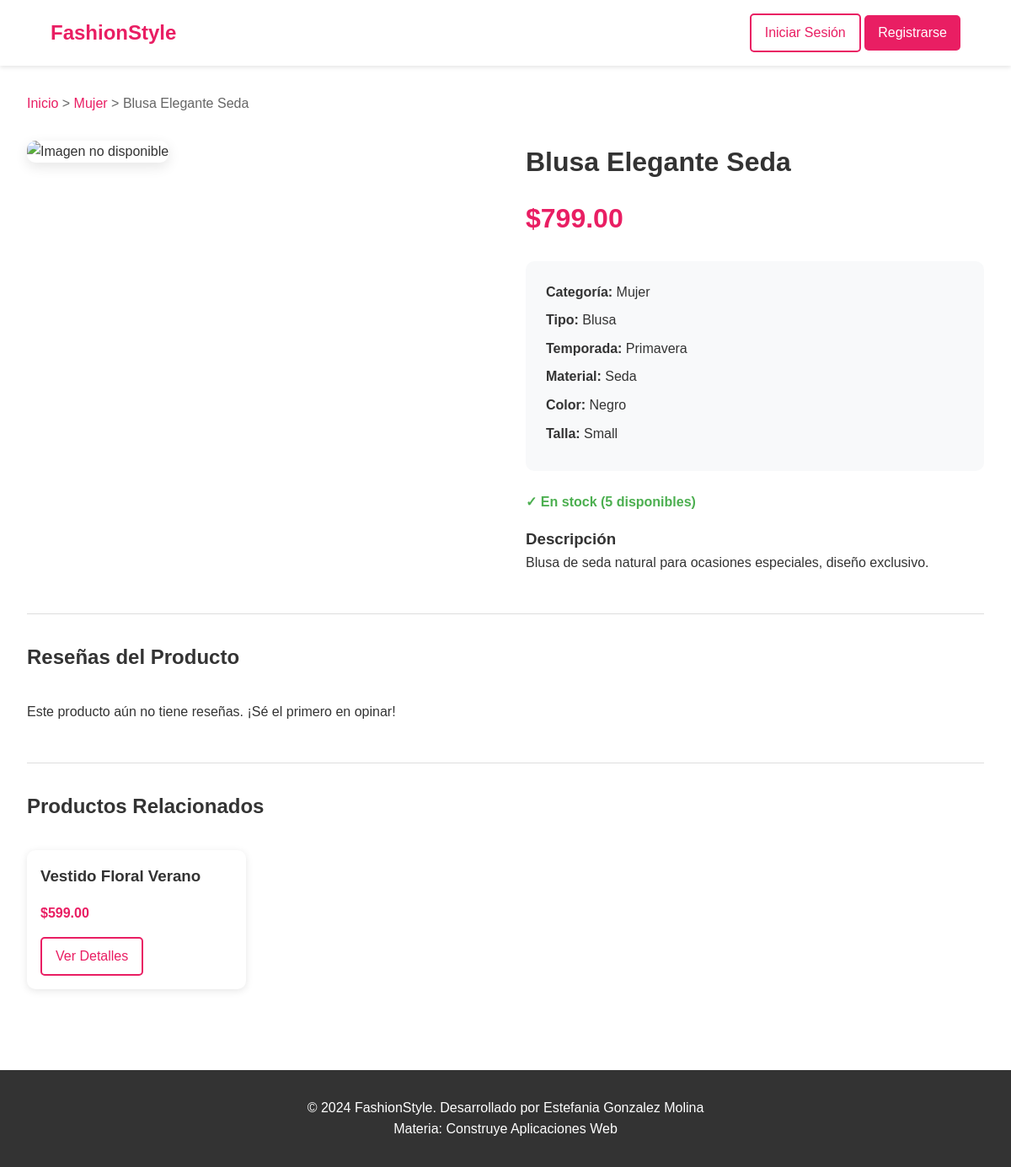
/producto/2/, run on the app's committed database.
### tienda/models.py (models this page shows, shortened)
class Producto(models.Model):
    TALLAS = [
        ('XS', 'Extra Small'),
        ('S', 'Small'),
        ('M', 'Medium'),
        ('L', 'Large'),
        ('XL', 'Extra Large'),
        ('XXL', 'Extra Extra Large'),
    ]
    TEMPORADAS = [
        ('primavera', 'Primavera'),
        ('verano', 'Verano'),
        ('otono', 'Otoño'),
        ('invierno', 'Invierno'),
    ]
    TIPOS = [
        ('camisa', 'Camisa'),
        ('pantalon', 'Pantalón'),
        ('vestido', 'Vestido'),
        ('falda', 'Falda'),
        ('blusa', 'Blusa'),
        ('chaqueta', 'Chaqueta'),
        ('zapatos', 'Zapatos'),
        ('accesorio', 'Accesorio'),
    ]
    categoria = models.ForeignKey(Categoria, on_delete=models.CASCADE)
    nombre = models.CharField(max_length=100)
    descripcion = models.TextField()
    precio = models.DecimalField(max_digits=10, decimal_places=2)
    stock = models.IntegerField(default=0)
    talla = models.CharField(max_length=10, choices=TALLAS)
    color = models.CharField(max_length=50)
    material = models.CharField(max_length=100)
    temporada = models.CharField(max_length=20, choices=TEMPORADAS)
    tipo = models.CharField(max_length=20, choices=TIPOS)
    imagen = models.ImageField(upload_to='productos/')
    destacado = models.BooleanField(default=False)
    fecha_creacion = models.DateTimeField(auto_now_add=True)
    edad_recomendada = models.CharField(max_length=20, blank=True)

class Categoria(models.Model):
    nombre = models.CharField(max_length=50)
    descripcion = models.TextField(blank=True)

### tienda/views.py (the view)
# urls.py: path('producto/<int:producto_id>/', views.producto_detalle, name='producto_detalle'),
def producto_detalle(request, producto_id):
    producto = get_object_or_404(Producto, pk=producto_id)
    resenas = Resena.objects.filter(producto=producto)
    productos_relacionados = Producto.objects.filter(
        categoria=producto.categoria
    ).exclude(pk=producto_id)[:4]
    context = {
        'producto': producto,
        'resenas': resenas,
        'productos_relacionados': productos_relacionados,
    }
    return render(request, 'tienda/producto_detalle.html', context)

### tienda/templates/tienda/producto_detalle.html (shortened to what this page needs)
{% extends 'tienda/base.html' %}
{% load static %}
{% block content %}
<div class="producto-detalle-container">
    <div class="breadcrumb">
        <a href="{% url 'tienda_home' %}">Inicio</a> >
        <a href="{% url 'productos_categoria' producto.categoria.id %}">{{ producto.categoria.nombre }}</a> >
        <span>{{ producto.nombre }}</span>
    </div>
    <div class="producto-main">
        <div class="producto-imagen">
            {% if producto.imagen %}
            <img src="{{ producto.imagen.url }}" alt="{{ producto.nombre }}" id="mainImage">
            {% else %}
            <img src="{% static 'img/placeholder-product.jpg' %}" alt="Imagen no disponible">
            {% endif %}
        </div>
        <div class="producto-info">
            <h1>{{ producto.nombre }}</h1>
            <p class="producto-precio">${{ producto.precio }}</p>
            <div class="producto-meta">
                <div class="meta-item">
                    <strong>Categoría:</strong> {{ producto.categoria.nombre }}
                </div>
                <div class="meta-item">
                    <strong>Tipo:</strong> {{ producto.get_tipo_display }}
                </div>
                <div class="meta-item">
                    <strong>Temporada:</strong> {{ producto.get_temporada_display }}
                </div>
                <div class="meta-item">
                    <strong>Material:</strong> {{ producto.material }}
                </div>
                <div class="meta-item">
                    <strong>Color:</strong> {{ producto.color }}
                </div>
                <div class="meta-item">
                    <strong>Talla:</strong> {{ producto.get_talla_display }}
                </div>
            </div>
            <div class="stock-info">
                {% if producto.stock > 0 %}
                <span class="in-stock">✓ En stock ({{ producto.stock }} disponibles)</span>
                {% else %}
                <span class="out-of-stock">✗ Agotado</span>
                {% endif %}
            </div>
            <div class="producto-descripcion">
                <h3>Descripción</h3>
                <p>{{ producto.descripcion }}</p>
            </div>
        </div>
    </div>
    <section class="producto-resenas">
        <div class="resenas-header">
            <h2>Reseñas del Producto</h2>
        </div>
        <div class="resenas-list">
            {% for resena in resenas %}
            <div class="resena-item">
                <div class="resena-header">
                    <div class="resena-user">
                        <strong>{{ resena.cliente.get_full_name }}</strong>
                        <div class="star-rating">
                            {% for i in "12345" %}
                                {% if forloop.counter <= resena.calificacion %}
                                    <span class="star filled">★</span>
                                {% else %}
                                    <span class="star">★</span>
                                {% endif %}
                            {% endfor %}
                        </div>
                    </div>
                    <span class="resena-fecha">{{ resena.fecha|date:"d/m/Y" }}</span>
                </div>
                <p class="resena-comentario">{{ resena.comentario }}</p>
                {% if resena.foto_producto %}
                <div class="resena-foto">
                    <img src="{{ resena.foto_producto.url }}" alt="Foto de la reseña">
                </div>
                {% endif %}
                {% if user == resena.cliente %}
                <div class="resena-actions">
                    <a href="{% url 'editar_resena' resena.id %}" class="btn-text">Editar</a>
                    <a href="{% url 'eliminar_resena' resena.id %}" class="btn-text text-danger">Eliminar</a>
                </div>
                {% endif %}
            </div>
            {% empty %}
            <div class="no-resenas">
                <p>Este producto aún no tiene reseñas. ¡Sé el primero en opinar!</p>
            </div>
            {% endfor %}
        </div>
    </section>
    {% if productos_relacionados %}
    <section class="productos-relacionados">
        <h2>Productos Relacionados</h2>
        <div class="products-grid">
            {% for producto_rel in productos_relacionados %}
            <div class="product-card">
                <h3>{{ producto_rel.nombre }}</h3>
                <p class="price">${{ producto_rel.precio }}</p>
                <a href="{% url 'producto_detalle' producto_rel.id %}" class="btn btn-outline">Ver Detalles</a>
            </div>
            {% endfor %}
        </div>
    </section>
    {% endif %}
</div>
{% endblock %}

### static/css/style.css (style rules this page uses)
:root { --primary-color: #e91e63; --secondary-color: #f8bbd9; --accent-color: #ad1457; --text-color: #333; --bg-color: #fff; --border-color: #ddd; --success-color: #4caf50; --warning-color: #ff9800; --error-color: #f44336; }
* { margin: 0; padding: 0; box-sizing: border-box; }
body { font-family: 'Arial', sans-serif; line-height: 1.6; color: var(--text-color); background-color: var(--bg-color); }
.btn { display: inline-block; padding: 0.5rem 1rem; border: none; border-radius: 5px; text-decoration: none; cursor: pointer; transition: all 0.3s; }
.btn-outline { border: 2px solid var(--primary-color); color: var(--primary-color); background: transparent; }
.products-grid { display: grid; grid-template-columns: repeat(auto-fill, minmax(250px, 1fr)); gap: 2rem; margin-top: 2rem; }
.product-card { background: white; border-radius: 10px; overflow: hidden; box-shadow: 0 2px 10px rgba(0,0,0,0.1); transition: transform 0.3s; }
.product-card h3 { padding: 1rem; margin: 0; }
.product-card .price { padding: 0 1rem; font-weight: bold; color: var(--primary-color); }
.product-card .btn { margin: 1rem; }

### tienda/templates/tienda/producto_detalle.html (style rules this page uses)
.producto-detalle-container { max-width: 1200px; margin: 0 auto; padding: 2rem; }
.breadcrumb { margin-bottom: 2rem; color: #666; }
.breadcrumb a { color: var(--primary-color); text-decoration: none; }
.producto-main { display: grid; grid-template-columns: 1fr 1fr; gap: 3rem; margin-bottom: 3rem; }
.producto-imagen img { width: 100%; border-radius: 10px; box-shadow: 0 5px 15px rgba(0,0,0,0.1); }
.producto-precio { font-size: 2rem; font-weight: bold; color: var(--primary-color); margin: 1rem 0; }
.producto-meta { background: #f8f9fa; padding: 1.5rem; border-radius: 10px; margin: 1.5rem 0; }
.meta-item { margin-bottom: 0.5rem; }
.stock-info { margin: 1rem 0; font-weight: bold; }
.in-stock { color: var(--success-color); }
.producto-resenas, .productos-relacionados { margin-top: 3rem; padding-top: 2rem; border-top: 1px solid var(--border-color); }
.resenas-header { display: flex; justify-content: space-between; align-items: center; margin-bottom: 2rem; }

### data on the page
Producto: categoria.nombre "Mujer", nombre "Blusa Elegante Seda", precio "799.00", tipo "Blusa", temporada "Primavera", material "Seda", color "Negro", talla "Small", stock "5", descripcion "Blusa de seda natural para ocasiones especiales, diseño exclusivo."
Producto: nombre "Vestido Floral Verano", precio "599.00"
